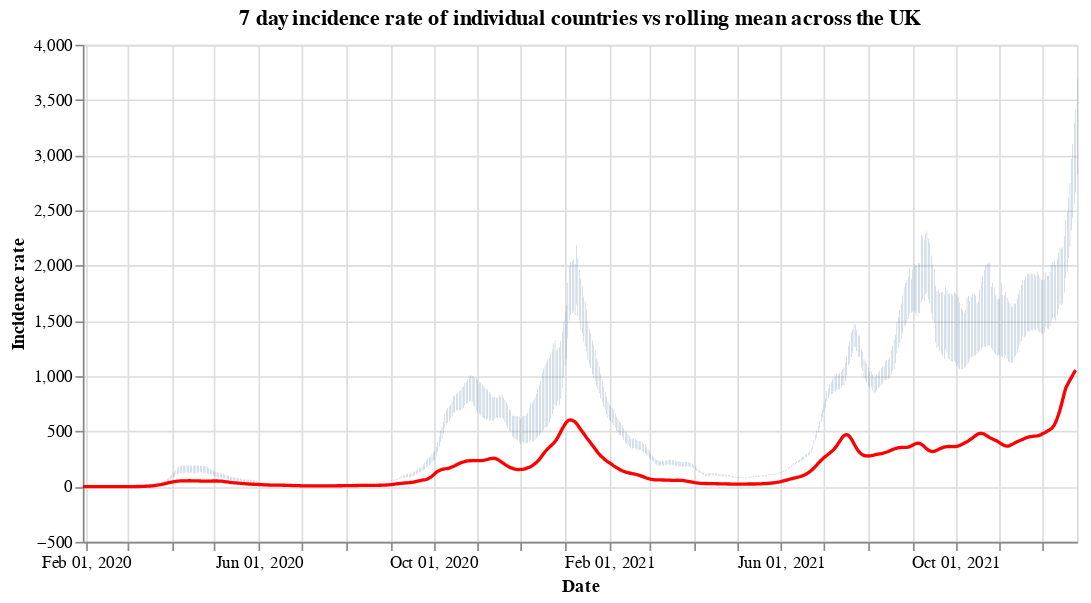

Source (notebook cell):
### Code cell
#collapse
countries = uk_cases['areaName'].unique()
countries.sort()

selection = alt.selection_single(
    name='Select',
    fields=['areaName'],
    init={'areaName': 'Wales'},
    bind={'areaName': alt.binding_select(options=countries)}
)

# scatter plot, modify opacity based on selection
bars = alt.Chart(uk_cases).mark_bar().add_selection(
    selection
).encode(
    x=alt.X("yearmonthdate(date):T", axis=alt.Axis(title='Date')),
    y=alt.Y("weeklyCasesRate:Q", axis=alt.Axis(title='Incidence rate')),
    tooltip='weeklyCasesRate:Q',
    opacity=alt.condition(selection, alt.value(1), alt.value(0))
).properties(title=f'7 day incidence rate of individual countries vs rolling mean across the UK', width=600)

line = alt.Chart(overview_cases).mark_line(
    color='red',
    size=2,
).transform_window(
    rolling_mean='mean(weeklyCasesRate)',
    frame=[0, 7]
).encode(
    x='yearmonthdate(date):T',
    y='rolling_mean:Q'
)

alt.layer(bars, line)

### Figure 1 — Vega-Lite specification as saved in the notebook (floating-point values rounded to 4 significant figures; data arrays with more than 128 entries replaced by an {"elided": "..."} marker saying what was removed)
{"config": {"view": {"continuousWidth": 400, "continuousHeight": 300}}, "layer": [{"data": {"name": "data-b0352fb0684ceb6e527c3764f22724b8"}, "mark": "bar", "encoding": {"opacity": {"condition": {"value": 1, "selection": "Select"}, "value": 0}, "tooltip": {"type": "quantitative", "field": "weeklyCasesRate"}, "x": {"type": "temporal", "axis": {"title": "Date"}, "field": "date", "timeUnit": "yearmonthdate"}, "y": {"type": "quantitative", "axis": {"title": "Incidence rate"}, "field": "weeklyCasesRate"}}, "selection": {"Select": {"type": "single", "fields": ["areaName"], "init": {"areaName": "Wales"}, "bind": {"areaName": {"input": "select", "options": ["England", "Northern Ireland", "Scotland", "Wales"]}}}}, "title": "7 day incidence rate of individual countries vs rolling mean across the UK", "width": 600}, {"data": {"name": "data-6aa7e78414c8b8c667b96cf3cc365792"}, "mark": {"type": "line", "color": "red", "size": 2}, "encoding": {"x": {"type": "temporal", "field": "date", "timeUnit": "yearmonthdate"}, "y": {"type": "quantitative", "field": "rolling_mean"}}, "transform": [{"window": [{"op": "mean", "field": "weeklyCasesRate", "as": "rolling_mean"}], "frame": [0, 7]}]}], "$schema": "https://vega.github.io/schema/vega-lite/v4.8.1.json", "datasets": {"data-b0352fb0684ceb6e527c3764f22724b8": {"elided": "2688 records"}, "data-6aa7e78414c8b8c667b96cf3cc365792": {"elided": "695 records"}}}
